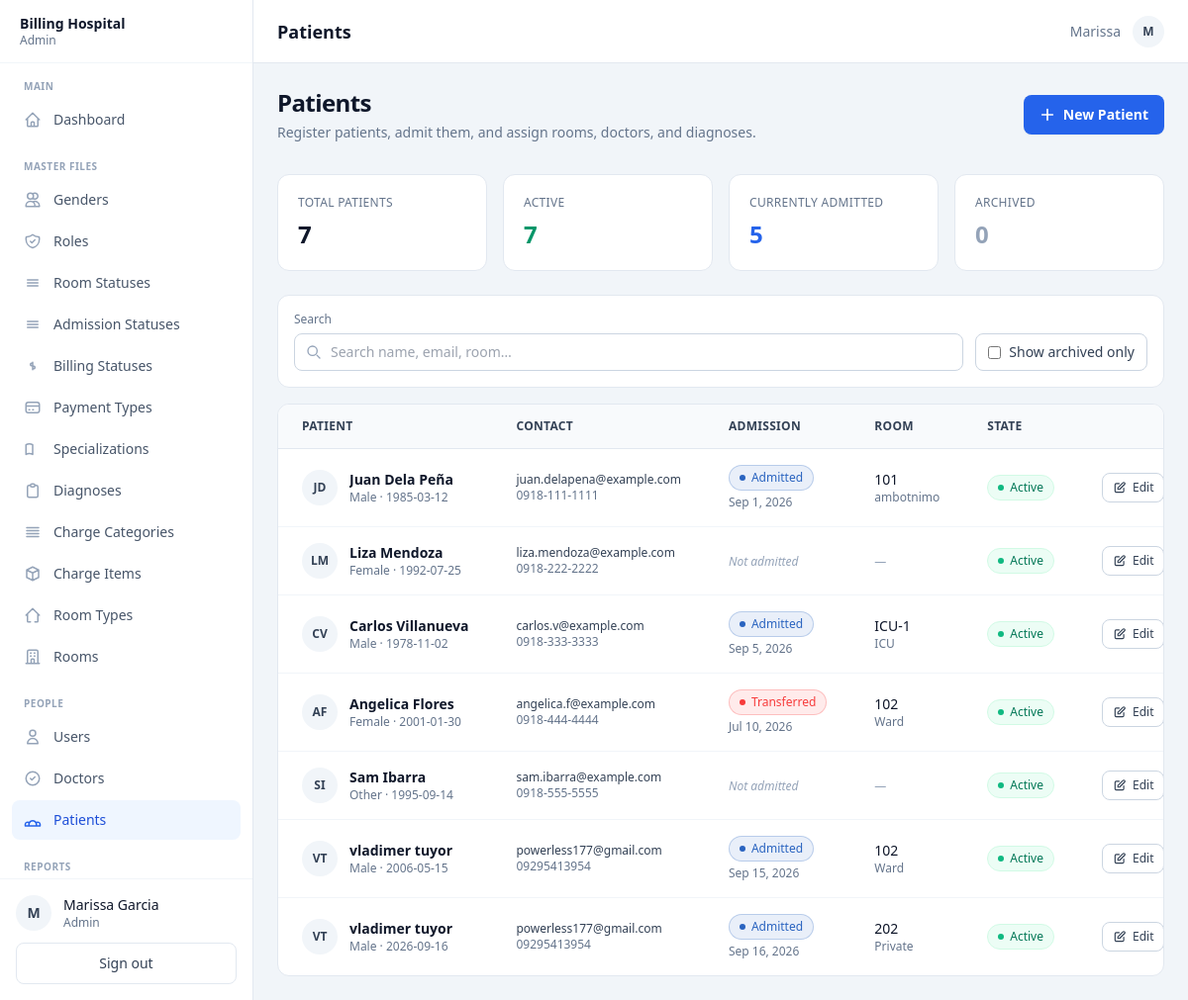
The app's page /index.php?page=patients (signed in) with its own data.
### tables this page shows
CREATE TABLE `patient` (
  `patient_id` int(11) NOT NULL,
  `gender_id` int(11) NOT NULL,
  `first_name` varchar(100) NOT NULL,
  `last_name` varchar(100) NOT NULL,
  `birth_date` date DEFAULT NULL,
  `contact_number` varchar(30) DEFAULT NULL,
  `address` varchar(255) DEFAULT NULL,
  `email` varchar(150) DEFAULT NULL,
  `emergency_contact` varchar(150) DEFAULT NULL,
  `emergency_contact_number` varchar(30) DEFAULT NULL,
  `medical_history` text DEFAULT NULL,
  `created_at` datetime NOT NULL DEFAULT current_timestamp(),
  `is_active` tinyint(1) NOT NULL DEFAULT 1
);

CREATE TABLE `gender` (
  `gender_id` int(11) NOT NULL,
  `gender_name` varchar(50) NOT NULL
);

CREATE TABLE `admission_status` (
  `status_id` int(11) NOT NULL,
  `status_name` varchar(50) NOT NULL,
  `color_code` varchar(20) DEFAULT NULL
);

CREATE TABLE `admission` (
  `admission_id` int(11) NOT NULL,
  `patient_id` int(11) NOT NULL,
  `status_id` int(11) NOT NULL,
  `admission_datetime` datetime NOT NULL,
  `discharge_datetime` datetime DEFAULT NULL,
  `chief_complaint` varchar(255) DEFAULT NULL,
  `admission_type` varchar(50) DEFAULT NULL,
  `total_room_transfers` int(11) NOT NULL DEFAULT 0,
  `admitted_by_user_id` int(11) DEFAULT NULL,
  `discharged_by_user_id` int(11) DEFAULT NULL,
  `notes` text DEFAULT NULL
);

CREATE TABLE `room` (
  `room_id` int(11) NOT NULL,
  `room_type_id` int(11) NOT NULL,
  `status_id` int(11) NOT NULL,
  `room_number` varchar(50) NOT NULL,
  `floor_level` int(11) DEFAULT NULL,
  `building` varchar(100) DEFAULT NULL,
  `is_active` tinyint(1) NOT NULL DEFAULT 1
);

CREATE TABLE `room_type` (
  `room_type_id` int(11) NOT NULL,
  `room_type_name` varchar(100) NOT NULL,
  `description` varchar(255) DEFAULT NULL,
  `rate_per_day` decimal(10,2) NOT NULL DEFAULT 0.00,
  `capacity` int(11) NOT NULL,
  `includes_meals` tinyint(1) NOT NULL DEFAULT 0,
  `created_at` datetime NOT NULL DEFAULT current_timestamp(),
  `is_active` tinyint(1) NOT NULL DEFAULT 1
);

### index.php (called while the page is built, shortened)
<?php
$currentUser = $_SESSION['user'];
$roleId      = (int)$currentUser['role_id'];
$layout = match ($roleId) {
    1 => 'admin',
    2 => 'doctor',
    3 => 'nurse',
    4 => 'cashier',
    default => 'admin',
};
require __DIR__ . '/views/layouts/' . $layout . '.php';

### controllers/PatientController.php (called while the page is built, shortened)
<?php
class PatientController
{
    private PDO $pdo;
    public function __construct(PDO $pdo) { $this->pdo = $pdo; }
    public function getAll(): array
    {
        return $this->pdo->query(
            'SELECT p.patient_id, p.gender_id, p.first_name, p.last_name, p.birth_date,
                    p.contact_number, p.address, p.email,
                    p.emergency_contact, p.emergency_contact_number,
                    p.medical_history, p.is_active,
                    g.gender_name,
                    a.admission_id, a.status_id AS admission_status_id,
                    a.admission_datetime, a.discharge_datetime,
                    a.chief_complaint, a.admission_type,
                    ast.status_name AS admission_status_name,
                    ast.color_code  AS admission_status_color,
                    r.room_id, r.room_number,
                    rt.room_type_name
             FROM `patient` p
             INNER JOIN `gender` g ON g.gender_id = p.gender_id
             LEFT JOIN `admission` a
                    ON a.patient_id = p.patient_id
                   AND a.status_id IN (1, 3)
             LEFT JOIN `admission_status` ast ON ast.status_id = a.status_id
             LEFT JOIN `room_assignment` ra
                    ON ra.admission_id = a.admission_id
                   AND ra.is_active = 1
             LEFT JOIN `room` r ON r.room_id = ra.room_id
             LEFT JOIN `room_type` rt ON rt.room_type_id = r.room_type_id
             ORDER BY p.patient_id'
        )->fetchAll();
    }
}

### views/admin/patients.php (the view, shortened to what this page needs)
<?php
require_once __DIR__ . '/../../controllers/PatientController.php';
$controller       = new PatientController($pdo);
$patients         = $controller->getAll();
$totalPatients    = count($patients);
$activePatients   = count(array_filter($patients, fn($p) => (int)$p['is_active'] === 1));
$archivedPatients = $totalPatients - $activePatients;
$admittedNow      = count(array_filter($patients, fn($p) => !empty($p['admission_id'])));
?>
<div class="mb-8 flex flex-col sm:flex-row sm:items-center sm:justify-between gap-4">
    <div>
        <h1 class="text-2xl font-bold text-slate-900 tracking-tight">Patients</h1>
        <p class="mt-1 text-sm text-slate-500">Register patients, admit them, and assign rooms, doctors, and diagnoses.</p>
    </div>
    <button type="button" id="openCreateBtn"
            class="inline-flex items-center justify-center gap-2 rounded-lg bg-blue-600 px-4 py-2.5 text-sm font-semibold text-white shadow-sm hover:bg-blue-700">
        <svg class="w-4 h-4" fill="none" viewBox="0 0 24 24" stroke="currentColor" stroke-width="2.5">
            <path stroke-linecap="round" stroke-linejoin="round" d="M12 4v16m8-8H4"/>
        </svg>
        New Patient
    </button>
</div>
<div class="grid grid-cols-1 sm:grid-cols-4 gap-4 mb-6">
    <div class="bg-white rounded-xl border border-slate-200 p-5">
        <p class="text-xs font-medium text-slate-500 uppercase tracking-wide">Total Patients</p>
        <p class="mt-2 text-2xl font-bold text-slate-900"><?= $totalPatients ?></p>
    </div>
    <div class="bg-white rounded-xl border border-slate-200 p-5">
        <p class="text-xs font-medium text-slate-500 uppercase tracking-wide">Active</p>
        <p class="mt-2 text-2xl font-bold text-emerald-600"><?= $activePatients ?></p>
    </div>
    <div class="bg-white rounded-xl border border-slate-200 p-5">
        <p class="text-xs font-medium text-slate-500 uppercase tracking-wide">Currently Admitted</p>
        <p class="mt-2 text-2xl font-bold text-blue-600"><?= $admittedNow ?></p>
    </div>
    <div class="bg-white rounded-xl border border-slate-200 p-5">
        <p class="text-xs font-medium text-slate-500 uppercase tracking-wide">Archived</p>
        <p class="mt-2 text-2xl font-bold text-slate-400"><?= $archivedPatients ?></p>
    </div>
</div>
<div class="bg-white rounded-xl border border-slate-200 p-4 mb-4">
    <div class="flex flex-col lg:flex-row lg:items-end gap-3">
        <div class="flex-1">
            <label class="block text-xs font-medium text-slate-500 mb-1.5">Search</label>
            <div class="relative">
                <input type="text" id="filterSearch" placeholder="Search name, email, room…"
                       class="w-full rounded-lg border border-slate-300 pl-9 pr-3 py-2 text-sm
                              focus:outline-none focus:ring-2 focus:ring-blue-500 focus:border-blue-500">
            </div>
        </div>
        <div class="flex items-center gap-3">
            <label class="inline-flex items-center gap-2 text-sm text-slate-700 select-none cursor-pointer whitespace-nowrap
                          rounded-lg border border-slate-300 px-3 py-2 hover:bg-slate-50">
                <input type="checkbox" id="showArchived"
                       class="rounded border-slate-300 text-blue-600 focus:ring-blue-500">
                Show archived only
            </label>
        </div>
    </div>
</div>
<div class="bg-white rounded-xl border border-slate-200 overflow-hidden">
    <div class="overflow-x-auto">
        <table class="min-w-full text-sm">
            <thead class="bg-slate-50 border-b border-slate-200">
                <tr>
                    <th class="text-left px-6 py-3.5 font-semibold text-slate-700 text-xs uppercase tracking-wide">Patient</th>
                    <th class="text-left px-6 py-3.5 font-semibold text-slate-700 text-xs uppercase tracking-wide">Contact</th>
                    <th class="text-left px-6 py-3.5 font-semibold text-slate-700 text-xs uppercase tracking-wide">Admission</th>
                    <th class="text-left px-6 py-3.5 font-semibold text-slate-700 text-xs uppercase tracking-wide">Room</th>
                    <th class="text-left px-6 py-3.5 font-semibold text-slate-700 text-xs uppercase tracking-wide">State</th>
                    <th class="text-right px-6 py-3.5 font-semibold text-slate-700 text-xs uppercase tracking-wide">Actions</th>
                </tr>
            </thead>
            <tbody class="divide-y divide-slate-100">
                <?php foreach ($patients as $p):
                    $search = strtolower($p['first_name'] . ' ' . $p['last_name'] . ' ' . ($p['email'] ?? '') . ' ' . ($p['room_number'] ?? ''));
                ?>
                    <tr class="hover:bg-slate-50 patient-row"
                        data-search="<?= htmlspecialchars($search) ?>"
                        data-status="<?= (int)$p['is_active'] ?>">
                        <td class="px-6 py-4">
                            <div class="flex items-center gap-3">
                                <div class="w-9 h-9 rounded-full bg-slate-100 text-slate-700 flex items-center justify-center font-semibold text-xs shrink-0">
                                    <?= strtoupper(substr($p['first_name'], 0, 1) . substr($p['last_name'], 0, 1)) ?>
                                </div>
                                <div class="min-w-0">
                                    <p class="font-semibold text-slate-900 truncate">
                                        <?= htmlspecialchars($p['first_name'] . ' ' . $p['last_name']) ?>
                                    </p>
                                    <p class="text-xs text-slate-500"><?= htmlspecialchars($p['gender_name']) ?> · <?= htmlspecialchars($p['birth_date'] ?? '—') ?></p>
                                </div>
                            </div>
                        </td>
                        <td class="px-6 py-4">
                            <p class="text-slate-700 text-xs truncate"><?= htmlspecialchars($p['email'] ?? '—') ?></p>
                            <p class="text-xs text-slate-500"><?= htmlspecialchars($p['contact_number'] ?? '') ?></p>
                        </td>
                        <td class="px-6 py-4">
                            <?php if (!empty($p['admission_id'])): ?>
                                <span class="inline-flex items-center gap-1.5 rounded-full px-2.5 py-1 text-xs font-medium border"
                                      style="background-color: <?= htmlspecialchars($p['admission_status_color'] ?? '#6b7280') ?>1A;
                                             color: <?= htmlspecialchars($p['admission_status_color'] ?? '#6b7280') ?>;
                                             border-color: <?= htmlspecialchars($p['admission_status_color'] ?? '#6b7280') ?>40;">
                                    <span class="w-1.5 h-1.5 rounded-full" style="background-color: <?= htmlspecialchars($p['admission_status_color'] ?? '#6b7280') ?>"></span>
                                    <?= htmlspecialchars($p['admission_status_name'] ?? '—') ?>
                                </span>
                                <p class="text-xs text-slate-500 mt-1">
                                    <?= htmlspecialchars(date('M j, Y', strtotime($p['admission_datetime']))) ?>
                                </p>
                            <?php else: ?>
                                <span class="text-xs text-slate-400 italic">Not admitted</span>
                            <?php endif; ?>
                        </td>
                        <td class="px-6 py-4">
                            <?php if (!empty($p['room_number'])): ?>
                                <p class="font-medium text-slate-900"><?= htmlspecialchars($p['room_number']) ?></p>
                                <p class="text-xs text-slate-500"><?= htmlspecialchars($p['room_type_name'] ?? '') ?></p>
                            <?php else: ?>
                                <span class="text-xs text-slate-400">—</span>
                            <?php endif; ?>
                        </td>
                        <td class="px-6 py-4">
                            <?php if ((int)$p['is_active'] === 1): ?>
                                <span class="inline-flex items-center gap-1.5 rounded-full bg-emerald-50 border border-emerald-100 px-2.5 py-1 text-xs font-medium text-emerald-700">
                                    <span class="w-1.5 h-1.5 rounded-full bg-emerald-500"></span>
                                    Active
                                </span>
                            <?php endif; ?>
                        </td>
                        <td class="px-6 py-4 text-right whitespace-nowrap">
                            <div class="inline-flex items-center gap-1.5">
                                <button type="button"
                                        class="edit-btn inline-flex items-center gap-1.5 rounded-lg border border-slate-300 bg-white px-2.5 py-1.5 text-xs font-medium text-slate-700 hover:bg-slate-50 hover:border-slate-400"
                                        data-patient-id="<?= (int)$p['patient_id'] ?>">
                                    <svg class="w-3.5 h-3.5" fill="none" viewBox="0 0 24 24" stroke="currentColor" stroke-width="2">
                                        <path stroke-linecap="round" stroke-linejoin="round" d="M11 5H6a2 2 0 00-2 2v11a2 2 0 002 2h11a2 2 0 002-2v-5m-1.414-9.414a2 2 0 112.828 2.828L11.828 15H9v-2.828l8.586-8.586z"/>
                                    </svg>
                                    Edit
                                </button>
                            </div>
                        </td>
                    </tr>
                <?php endforeach; ?>
            </tbody>
        </table>
    </div>
</div>

### records on screen
patient: first_name+last_name "JD", first_name+last_name "Juan Dela Peña", gender.gender_name "Male", birth_date "1985-03-12", email "juan.delapena@example.com", contact_number "0918-111-1111", admission_status.status_name "Admitted", admission.admission_datetime "Sep 1, 2026", room.room_number "101", room_type.room_type_name "ambotnimo", is_active 1 (drawn)
patient: first_name+last_name "LM", first_name+last_name "Liza Mendoza", gender.gender_name "Female", birth_date "1992-07-25", email "liza.mendoza@example.com", contact_number "0918-222-2222", shows "Not admitted", is_active 1 (drawn)
patient: first_name+last_name "CV", first_name+last_name "Carlos Villanueva", gender.gender_name "Male", birth_date "1978-11-02", email "carlos.v@example.com", contact_number "0918-333-3333", admission_status.status_name "Admitted", admission.admission_datetime "Sep 5, 2026", room.room_number "ICU-1", room_type.room_type_name "ICU", is_active 1 (drawn)
patient: first_name+last_name "AF", first_name+last_name "Angelica Flores", gender.gender_name "Female", birth_date "2001-01-30", email "angelica.f@example.com", contact_number "0918-444-4444", admission_status.status_name "Transferred", admission.admission_datetime "Jul 10, 2026", room.room_number "102", room_type.room_type_name "Ward", is_active 1 (drawn)
patient: first_name+last_name "SI", first_name+last_name "Sam Ibarra", gender.gender_name "Other", birth_date "1995-09-14", email "sam.ibarra@example.com", contact_number "0918-555-5555", shows "Not admitted", is_active 1 (drawn)
patient: first_name+last_name "VT", first_name+last_name "vladimer tuyor", gender.gender_name "Male", birth_date "2006-05-15", email "powerless177@gmail.com", contact_number "09295413954", admission_status.status_name "Admitted", admission.admission_datetime "Sep 15, 2026", room.room_number "102", room_type.room_type_name "Ward", is_active 1 (drawn)
patient: first_name+last_name "VT", first_name+last_name "vladimer tuyor", gender.gender_name "Male", birth_date "2026-09-16", email "powerless177@gmail.com", contact_number "09295413954", admission_status.status_name "Admitted", admission.admission_datetime "Sep 16, 2026", room.room_number "202", room_type.room_type_name "Private", is_active 1 (drawn)

### other values on screen
$currentUser['role_name'] "Admin"
$sectionName "MAIN"
$item['label'] "Dashboard"
$sectionName "MASTER FILES"
$item['label'] "Genders"
$item['label'] "Roles"
$item['label'] "Room Statuses"
$item['label'] "Admission Statuses"
$item['label'] "Billing Statuses"
$item['label'] "Payment Types"
$item['label'] "Specializations"
$item['label'] "Diagnoses"
$item['label'] "Charge Categories"
$item['label'] "Charge Items"
$item['label'] "Room Types"
